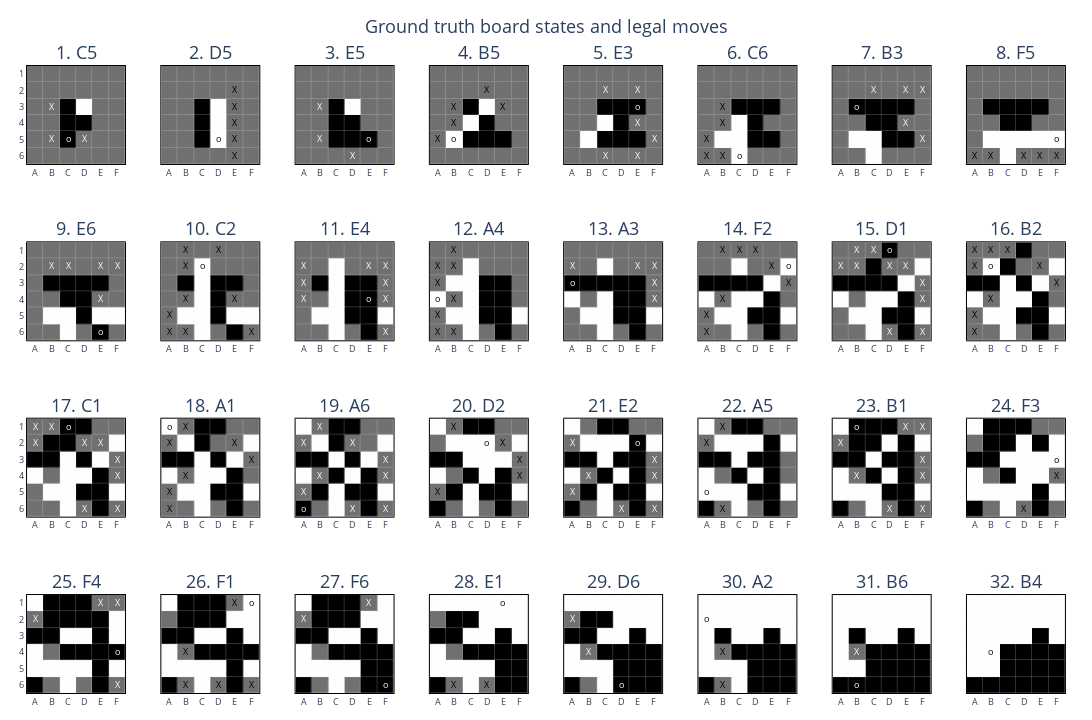
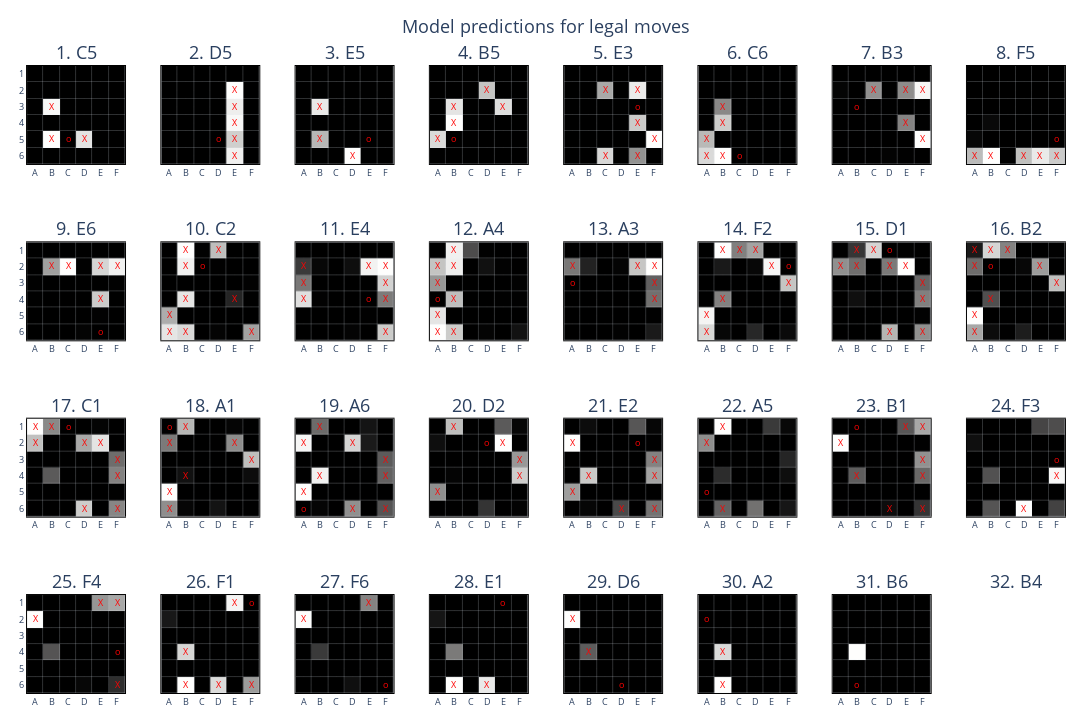
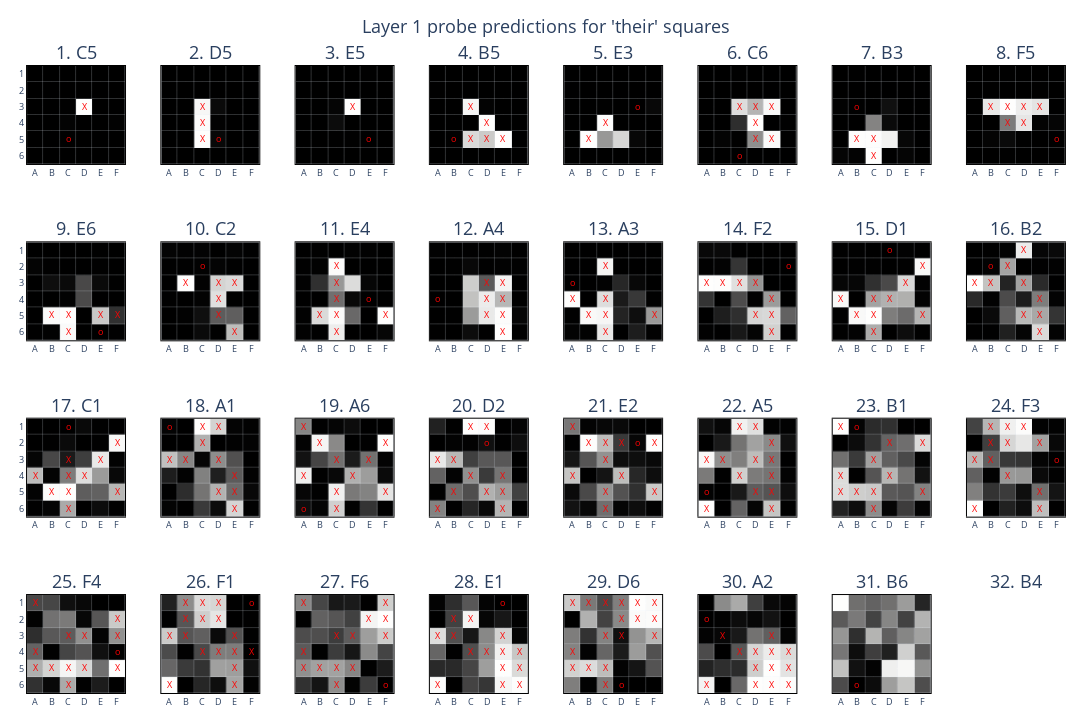
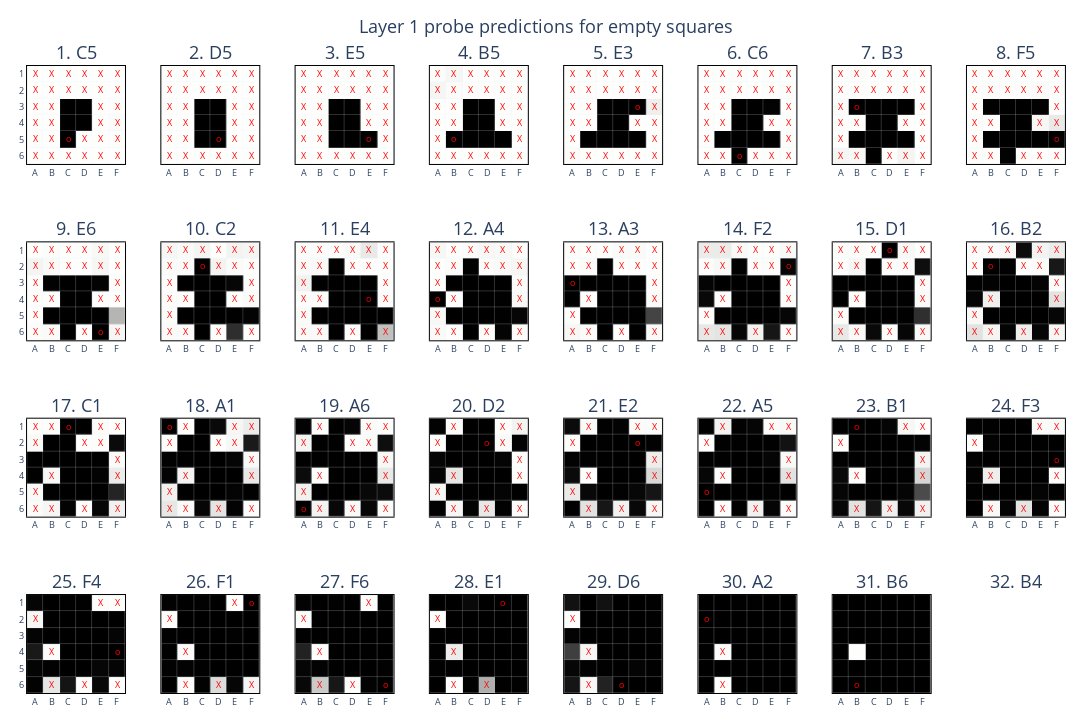

Write notebook code for charts like these, in order.
### Code cell
layer = 1
test_index = 1
test_pred_model = {
    "boards": focus_prob_boards[test_index].detach().cpu(),
    "legalities": focus_games[test_index]["legalities"],
    "moves": focus_games[test_index]["moves"],
}
test_pred_theirs = {
    "boards": y_pred[layer, test_index, ..., 0].detach().cpu(),
    "legalities": y[test_index, ...].detach().cpu() == 0,
    "moves": focus_games[test_index]["moves"],
}
test_pred_empty = {
    "boards": y_pred[layer, test_index, ..., 1].detach().cpu(),
    "legalities": y[test_index, ...].detach().cpu() == 1,
    "moves": focus_games[test_index]["moves"],
}
test_pred_mine = {
    "boards": y_pred[layer, test_index, ..., 2].detach().cpu(),
    "legalities": y[test_index, ...].detach().cpu() == 2,
    "moves": focus_games[test_index]["moves"],
}

plot_game(focus_games[test_index], title="Ground truth board states and legal moves")
plot_game(
    test_pred_model,
    reversed=False,
    textcolor="red",
    hovertext=test_pred_model["boards"],
    title="Model predictions for legal moves",
)
plot_game(
    test_pred_theirs,
    reversed=False,
    textcolor="red",
    hovertext=test_pred_theirs["boards"],
    shift_legalities=False,
    title=f"Layer {layer} probe predictions for 'their' squares",
)
plot_game(
    test_pred_empty,
    reversed=False,
    textcolor="red",
    hovertext=test_pred_empty["boards"],
    shift_legalities=False,
    title=f"Layer {layer} probe predictions for empty squares",
)
plot_game(
    test_pred_mine,
    reversed=False,
    textcolor="red",
    hovertext=test_pred_mine["boards"],
    shift_legalities=False,
    title=f"Layer {layer} probe predictions for 'my' squares",
)
